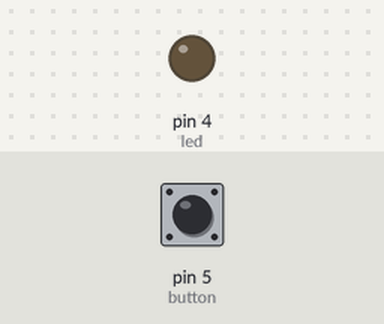
The sketch below on a simulated Arduino Uno, built with avr-gcc and run on an emulated ATmega328P. Shown: output pins drawn as LEDs (lit = HIGH). Inputs (shaded band) come from the test bench; at power-on: pin 5 (button) HIGH.

Above: at 1.2 s.
1.3 s: pin 5 (button) pulled LOW for 0.15 s
At 1.37 s:
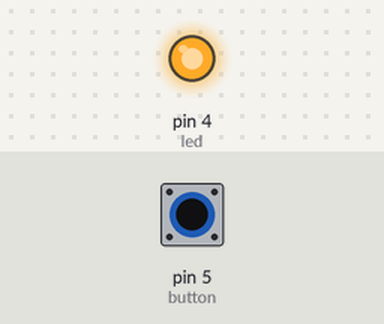
2.9 s: pin 5 (button) pulled LOW for 3.2 s
At 7.0 s:
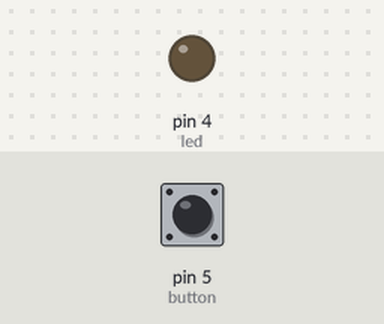
Timing chart, 0 to 8.5 s (numbered marks = the images above; inputs shaded):
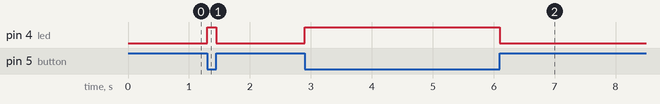

Measured:
- after the input at 1.3 s, pin 4 (led): LOW → HIGH at once, → LOW 0.15 s later
- after the input at 2.9 s, pin 4 (led): LOW → HIGH at once, → LOW 3.2 s later

The sketch:

sos.ino
```cpp
int button = 5;
int led = 4;
void setup() {
  pinMode(button, INPUT_PULLUP);
  pinMode(led, OUTPUT);
}

void loop() {
  int state = digitalRead(button);
  if (state == 0){
    digitalWrite(led, HIGH);
  }
  else{
    digitalWrite(led, LOW);
  }

}
```
